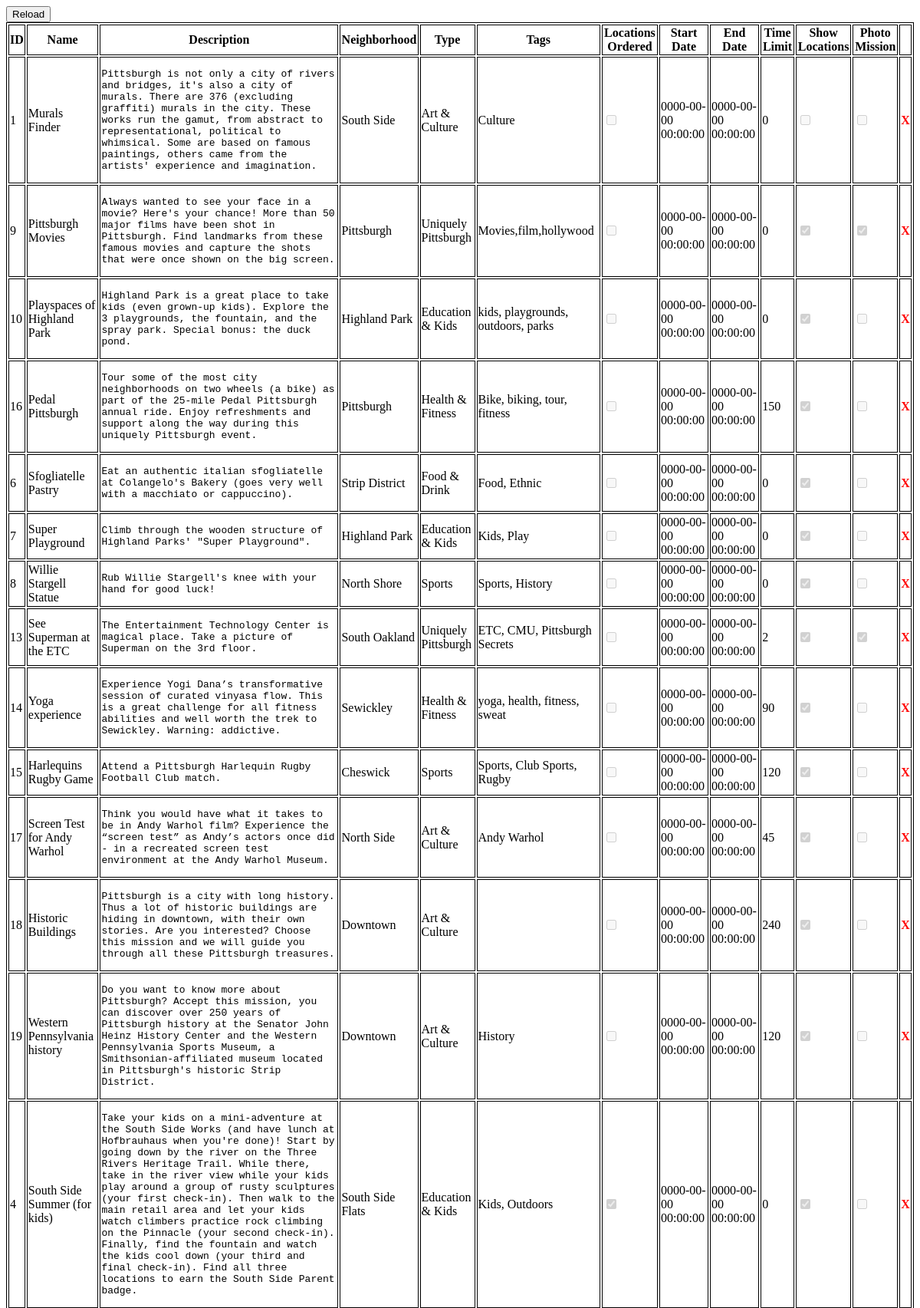
/www/dba/mission.php (upper part), run on the app's committed database.
### tables this page shows
CREATE TABLE mission (
  id int(11) NOT NULL AUTO_INCREMENT,
  sortOrder int(11) NOT NULL,
  `name` varchar(100) NOT NULL,
  description varchar(10000) NOT NULL,
  neighborhood varchar(1000) NOT NULL,
  `type` varchar(100) NOT NULL,
  tags varchar(1000) NOT NULL,
  locationsOrdered tinyint(1) unsigned NOT NULL,
  startDate timestamp NOT NULL DEFAULT '0000-00-00 00:00:00',
  endDate timestamp NOT NULL DEFAULT '0000-00-00 00:00:00',
  timeEstimate int(11) NOT NULL,
  showLocations tinyint(1) NOT NULL,
  photo tinyint(1) NOT NULL,
  PRIMARY KEY (id)
);

### www/dba/mission.php (the view, shortened to what this page needs)
<!DOCTYPE html>
<html>
<head>
<link rel="stylesheet" type="text/css" href="dba.css">
</head>
<body>
<?php
$db = new mysqli("localhost", "pgh-challenge", "5NdSW4FaAqQXthqs", "game");
$table = "mission";
$stmt = $db->prepare("select id, name, description, neighborhood, type, tags, locationsOrdered, startDate, endDate, timeEstimate, showLocations, photo from $table order by sortOrder asc");
echo "<input class=\"refreshBtn\" type=\"button\" value=\"Reload\" onclick=\"refreshPage()\" />\n";
echo "<table id=\"dataTable\">\n";
echo "<tr><th>ID</th><th>Name</th><th>Description</th><th>Neighborhood</th><th>Type</th><th>Tags</th>".
"<th>Locations Ordered</th>".
"<th>Start Date</th><th>End Date</th><th>Time Limit</th>".
"<th>Show Locations</th><th>Photo Mission</th>";
echo "<td></td></tr>\n";
$stmt->execute();
$stmt->bind_result($id, $name, $desc, $neighborhood, $type, $tags, $ordered, $startdate, $enddate , $limit, $ShowLocations, $photo);
while($stmt->fetch())
{
	echo "<tr>".
	"<td>$id</td><td>$name</td><td><pre>".htmlspecialchars($desc)."</pre></td><td>$neighborhood</td><td>$type</td><td>$tags</td>";
	if(is_numeric($ordered) && $ordered>0) echo "<td><input type=\"checkbox\" disabled=\"disabled\" checked=\"checked\"/></td>";
	else echo "<td><input type=\"checkbox\" disabled=\"disabled\" /></td>";
	echo "<td>$startdate</td><td>$enddate</td><td>$limit</td>";
	if(is_numeric($ShowLocations) && $ShowLocations>0) echo "<td><input type=\"checkbox\" disabled=\"disabled\" checked=\"checked\"/></td>";
	else echo "<td><input type=\"checkbox\" disabled=\"disabled\" /></td>";
	if(is_numeric($photo) && $photo>0) echo "<td><input type=\"checkbox\" disabled=\"disabled\" checked=\"checked\"/></td>";
	else echo "<td><input type=\"checkbox\" disabled=\"disabled\" /></td>";
	echo "<td><a class=\"deletetext\" href=\"javascript:void(0)\" onclick=\"removeRow($id)\">X</a></td>".
	"</tr>\n";
}
echo "</table>\n";
?>
</body>
</html>

### www/dba/dba.css (style rules this page uses)
table, tr, td, th { border: 1px solid black; }
.errortext, .deletetext { font-weight: bold; color: red; text-decoration: none; }
.refreshBtn { vertical-align: top; display:block; }
pre { white-space: normal; }

### data on the page
mission: id "1", name "Murals Finder", description "Pittsburgh is not only a city of rivers and bridges, it's also a city of murals. There are 376 (excluding graffiti) murals in the city. These works run the gamut, from abstract to representational, political to whimsical. Some are based on famous paintings, others came from the artists' experience and imagination.", neighborhood "South Side", type "Art & Culture", tags "Culture", startDate "0000-00-00 00:00:00", endDate "0000-00-00 00:00:00", timeEstimate "0"
mission: id "9", name "Pittsburgh Movies", description "Always wanted to see your face in a movie? Here's your chance! More than 50 major films have been shot in Pittsburgh. Find landmarks from these famous movies and capture the shots that were once shown on the big screen.", neighborhood "Pittsburgh", type "Uniquely Pittsburgh", tags "Movies,film,hollywood", startDate "0000-00-00 00:00:00", endDate "0000-00-00 00:00:00", timeEstimate "0"
mission: id "10", name "Playspaces of Highland Park", description "Highland Park is a great place to take kids (even grown-up kids). Explore the 3 playgrounds, the fountain, and the spray park. Special bonus: the duck pond.", neighborhood "Highland Park", type "Education & Kids", tags "kids, playgrounds, outdoors, parks", startDate "0000-00-00 00:00:00", endDate "0000-00-00 00:00:00", timeEstimate "0"
mission: id "16", name "Pedal Pittsburgh", description "Tour some of the most city neighborhoods on two wheels (a bike) as part of the 25-mile Pedal Pittsburgh annual ride. Enjoy refreshments and support along the way during this uniquely Pittsburgh event.", neighborhood "Pittsburgh", type "Health & Fitness", tags "Bike, biking, tour, fitness", startDate "0000-00-00 00:00:00", endDate "0000-00-00 00:00:00", timeEstimate "150"
mission: id "6", name "Sfogliatelle Pastry", description "Eat an authentic italian sfogliatelle at Colangelo's Bakery (goes very well with a macchiato or cappuccino).", neighborhood "Strip District", type "Food & Drink", tags "Food, Ethnic", startDate "0000-00-00 00:00:00", endDate "0000-00-00 00:00:00", timeEstimate "0"
mission: id "7", name "Super Playground", description "Climb through the wooden structure of Highland Parks' \"Super Playground\".", neighborhood "Highland Park", type "Education & Kids", tags "Kids, Play", startDate "0000-00-00 00:00:00", endDate "0000-00-00 00:00:00", timeEstimate "0"
mission: id "8", name "Willie Stargell Statue", description "Rub Willie Stargell's knee with your hand for good luck!", neighborhood "North Shore", type "Sports", tags "Sports, History", startDate "0000-00-00 00:00:00", endDate "0000-00-00 00:00:00", timeEstimate "0"
mission: id "13", name "See Superman at the ETC", description "The Entertainment Technology Center is magical place. Take a picture of Superman on the 3rd floor.", neighborhood "South Oakland", type "Uniquely Pittsburgh", tags "ETC, CMU, Pittsburgh Secrets", startDate "0000-00-00 00:00:00", endDate "0000-00-00 00:00:00", timeEstimate "2"
mission: id "14", name "Yoga experience", description "Experience Yogi Dana’s transformative session of curated vinyasa flow. This is a great challenge for all fitness abilities and well worth the trek to Sewickley. Warning: addictive.", neighborhood "Sewickley", type "Health & Fitness", tags "yoga, health, fitness, sweat", startDate "0000-00-00 00:00:00", endDate "0000-00-00 00:00:00", timeEstimate "90"
mission: id "15", name "Harlequins Rugby Game", description "Attend a Pittsburgh Harlequin Rugby Football Club match.", neighborhood "Cheswick", type "Sports", tags "Sports, Club Sports, Rugby", startDate "0000-00-00 00:00:00", endDate "0000-00-00 00:00:00", timeEstimate "120"
mission: id "17", name "Screen Test for Andy Warhol", description "Think you would have what it takes to be in Andy Warhol film? Experience the “screen test” as Andy’s actors once did - in a recreated screen test environment at the Andy Warhol Museum.", neighborhood "North Side", type "Art & Culture", tags "Andy Warhol", startDate "0000-00-00 00:00:00", endDate "0000-00-00 00:00:00", timeEstimate "45"
mission: id "18", name "Historic Buildings", description "Pittsburgh is a city with long history. Thus a lot of historic buildings are hiding in downtown, with their own stories. Are you interested? Choose this mission and we will guide you through all these Pittsburgh treasures.", neighborhood "Downtown", type "Art & Culture", startDate "0000-00-00 00:00:00", endDate "0000-00-00 00:00:00", timeEstimate "240"
mission: id "19", name "Western Pennsylvania history", description "Do you want to know more about Pittsburgh? Accept this mission, you can discover over 250 years of Pittsburgh history at the Senator John Heinz History Center and the Western Pennsylvania Sports Museum, a Smithsonian-affiliated museum located in Pittsburgh's historic Strip District.", neighborhood "Downtown", type "Art & Culture", tags "History", startDate "0000-00-00 00:00:00", endDate "0000-00-00 00:00:00", timeEstimate "120"
mission: id "4", name "South Side Summer (for kids)", description "Take your kids on a mini-adventure at the South Side Works (and have lunch at Hofbrauhaus when you're done)! Start by going down by the river on the Three Rivers Heritage Trail. While there, take in the river view while your kids play around a group of rusty sculptures (your first check-in). Then walk to the main retail area and let your kids watch climbers practice rock climbing on the Pinnacle (your second check-in). Finally, find the fountain and watch the kids cool down (your third and final check-in). Find all three locations to earn the South Side Parent badge.", neighborhood "South Side Flats", type "Education & Kids", tags "Kids, Outdoors", startDate "0000-00-00 00:00:00", endDate "0000-00-00 00:00:00", timeEstimate "0"
